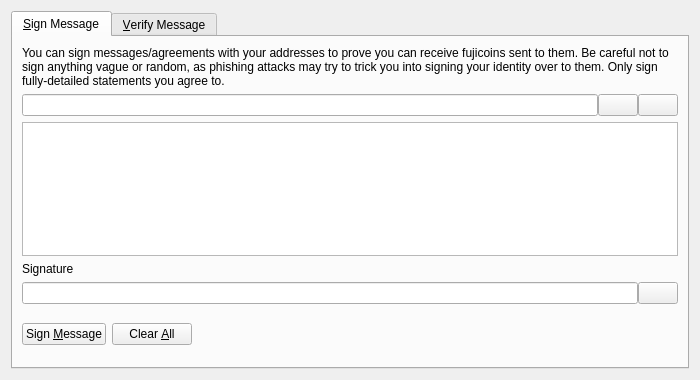
<?xml version="1.0" encoding="UTF-8"?>
<ui version="4.0">
 <class>SignVerifyMessageDialog</class>
 <widget class="QDialog" name="SignVerifyMessageDialog">
  <property name="geometry">
   <rect>
    <x>0</x>
    <y>0</y>
    <width>700</width>
    <height>380</height>
   </rect>
  </property>
  <property name="windowTitle">
   <string>Signatures - Sign / Verify a Message</string>
  </property>
  <property name="modal">
   <bool>true</bool>
  </property>
  <layout class="QVBoxLayout" name="verticalLayout">
   <item>
    <widget class="QTabWidget" name="tabWidget">
     <property name="currentIndex">
      <number>0</number>
     </property>
     <widget class="QWidget" name="tabSignMessage">
      <attribute name="title">
       <string>&amp;Sign Message</string>
      </attribute>
      <layout class="QVBoxLayout" name="verticalLayout_SM">
       <item>
        <widget class="QLabel" name="infoLabel_SM">
         <property name="text">
          <string>You can sign messages/agreements with your addresses to prove you can receive fujicoins sent to them. Be careful not to sign anything vague or random, as phishing attacks may try to trick you into signing your identity over to them. Only sign fully-detailed statements you agree to.</string>
         </property>
         <property name="textFormat">
          <enum>Qt::PlainText</enum>
         </property>
         <property name="wordWrap">
          <bool>true</bool>
         </property>
        </widget>
       </item>
       <item>
        <layout class="QHBoxLayout" name="horizontalLayout_1_SM">
         <property name="spacing">
          <number>0</number>
         </property>
         <item>
          <widget class="QValidatedLineEdit" name="addressIn_SM">
           <property name="toolTip">
            <string>The Fujicoin address to sign the message with</string>
           </property>
          </widget>
         </item>
         <item>
          <widget class="QPushButton" name="addressBookButton_SM">
           <property name="toolTip">
            <string>Choose previously used address</string>
           </property>
           <property name="text">
            <string/>
           </property>
           <property name="icon">
            <iconset resource="../fujicoin.qrc">
             <normaloff>:/icons/address-book</normaloff>:/icons/address-book</iconset>
           </property>
           <property name="shortcut">
            <string>Alt+A</string>
           </property>
           <property name="autoDefault">
            <bool>false</bool>
           </property>
          </widget>
         </item>
         <item>
          <widget class="QPushButton" name="pasteButton_SM">
           <property name="toolTip">
            <string>Paste address from clipboard</string>
           </property>
           <property name="text">
            <string/>
           </property>
           <property name="icon">
            <iconset resource="../fujicoin.qrc">
             <normaloff>:/icons/editpaste</normaloff>:/icons/editpaste</iconset>
           </property>
           <property name="shortcut">
            <string>Alt+P</string>
           </property>
           <property name="autoDefault">
            <bool>false</bool>
           </property>
          </widget>
         </item>
        </layout>
       </item>
       <item>
        <widget class="QPlainTextEdit" name="messageIn_SM">
         <property name="toolTip">
          <string>Enter the message you want to sign here</string>
         </property>
        </widget>
       </item>
       <item>
        <widget class="QLabel" name="signatureLabel_SM">
         <property name="text">
          <string>Signature</string>
         </property>
         <property name="textFormat">
          <enum>Qt::PlainText</enum>
         </property>
        </widget>
       </item>
       <item>
        <layout class="QHBoxLayout" name="horizontalLayout_2_SM">
         <property name="spacing">
          <number>0</number>
         </property>
         <item>
          <widget class="QLineEdit" name="signatureOut_SM">
           <property name="font">
            <font>
             <italic>true</italic>
            </font>
           </property>
           <property name="readOnly">
            <bool>true</bool>
           </property>
          </widget>
         </item>
         <item>
          <widget class="QPushButton" name="copySignatureButton_SM">
           <property name="toolTip">
            <string>Copy the current signature to the system clipboard</string>
           </property>
           <property name="text">
            <string/>
           </property>
           <property name="icon">
            <iconset resource="../fujicoin.qrc">
             <normaloff>:/icons/editcopy</normaloff>:/icons/editcopy</iconset>
           </property>
           <property name="autoDefault">
            <bool>false</bool>
           </property>
          </widget>
         </item>
        </layout>
       </item>
       <item>
        <layout class="QHBoxLayout" name="horizontalLayout_3_SM">
         <item>
          <widget class="QPushButton" name="signMessageButton_SM">
           <property name="toolTip">
            <string>Sign the message to prove you own this Fujicoin address</string>
           </property>
           <property name="text">
            <string>Sign &amp;Message</string>
           </property>
           <property name="icon">
            <iconset resource="../fujicoin.qrc">
             <normaloff>:/icons/edit</normaloff>:/icons/edit</iconset>
           </property>
           <property name="autoDefault">
            <bool>false</bool>
           </property>
          </widget>
         </item>
         <item>
          <widget class="QPushButton" name="clearButton_SM">
           <property name="toolTip">
            <string>Reset all sign message fields</string>
           </property>
           <property name="text">
            <string>Clear &amp;All</string>
           </property>
           <property name="icon">
            <iconset resource="../fujicoin.qrc">
             <normaloff>:/icons/remove</normaloff>:/icons/remove</iconset>
           </property>
           <property name="autoDefault">
            <bool>false</bool>
           </property>
          </widget>
         </item>
         <item>
          <spacer name="horizontalSpacer_1_SM">
           <property name="orientation">
            <enum>Qt::Horizontal</enum>
           </property>
           <property name="sizeHint" stdset="0">
            <size>
             <width>40</width>
             <height>48</height>
            </size>
           </property>
          </spacer>
         </item>
         <item>
          <widget class="QLabel" name="statusLabel_SM">
           <property name="font">
            <font>
             <weight>75</weight>
             <bold>true</bold>
            </font>
           </property>
           <property name="text">
            <string/>
           </property>
           <property name="wordWrap">
            <bool>true</bool>
           </property>
          </widget>
         </item>
         <item>
          <spacer name="horizontalSpacer_2_SM">
           <property name="orientation">
            <enum>Qt::Horizontal</enum>
           </property>
           <property name="sizeHint" stdset="0">
            <size>
             <width>40</width>
             <height>48</height>
            </size>
           </property>
          </spacer>
         </item>
        </layout>
       </item>
      </layout>
     </widget>
     <widget class="QWidget" name="tabVerifyMessage">
      <attribute name="title">
       <string>&amp;Verify Message</string>
      </attribute>
      <layout class="QVBoxLayout" name="verticalLayout_VM">
       <item>
        <widget class="QLabel" name="infoLabel_VM">
         <property name="text">
          <string>Enter the receiver's address, message (ensure you copy line breaks, spaces, tabs, etc. exactly) and signature below to verify the message. Be careful not to read more into the signature than what is in the signed message itself, to avoid being tricked by a man-in-the-middle attack. Note that this only proves the signing party receives with the address, it cannot prove sendership of any transaction!</string>
         </property>
         <property name="textFormat">
          <enum>Qt::PlainText</enum>
         </property>
         <property name="alignment">
          <set>Qt::AlignLeading|Qt::AlignLeft|Qt::AlignTop</set>
         </property>
         <property name="wordWrap">
          <bool>true</bool>
         </property>
        </widget>
       </item>
       <item>
        <layout class="QHBoxLayout" name="horizontalLayout_1_VM">
         <property name="spacing">
          <number>0</number>
         </property>
         <item>
          <widget class="QValidatedLineEdit" name="addressIn_VM">
           <property name="toolTip">
            <string>The Fujicoin address the message was signed with</string>
           </property>
          </widget>
         </item>
         <item>
          <widget class="QPushButton" name="addressBookButton_VM">
           <property name="toolTip">
            <string>Choose previously used address</string>
           </property>
           <property name="text">
            <string/>
           </property>
           <property name="icon">
            <iconset resource="../fujicoin.qrc">
             <normaloff>:/icons/address-book</normaloff>:/icons/address-book</iconset>
           </property>
           <property name="shortcut">
            <string>Alt+A</string>
           </property>
           <property name="autoDefault">
            <bool>false</bool>
           </property>
          </widget>
         </item>
        </layout>
       </item>
       <item>
        <widget class="QPlainTextEdit" name="messageIn_VM"/>
       </item>
       <item>
        <widget class="QValidatedLineEdit" name="signatureIn_VM"/>
       </item>
       <item>
        <layout class="QHBoxLayout" name="horizontalLayout_2_VM">
         <item>
          <widget class="QPushButton" name="verifyMessageButton_VM">
           <property name="toolTip">
            <string>Verify the message to ensure it was signed with the specified Fujicoin address</string>
           </property>
           <property name="text">
            <string>Verify &amp;Message</string>
           </property>
           <property name="icon">
            <iconset resource="../fujicoin.qrc">
             <normaloff>:/icons/transaction_0</normaloff>:/icons/transaction_0</iconset>
           </property>
           <property name="autoDefault">
            <bool>false</bool>
           </property>
          </widget>
         </item>
         <item>
          <widget class="QPushButton" name="clearButton_VM">
           <property name="toolTip">
            <string>Reset all verify message fields</string>
           </property>
           <property name="text">
            <string>Clear &amp;All</string>
           </property>
           <property name="icon">
            <iconset resource="../fujicoin.qrc">
             <normaloff>:/icons/remove</normaloff>:/icons/remove</iconset>
           </property>
           <property name="autoDefault">
            <bool>false</bool>
           </property>
          </widget>
         </item>
         <item>
          <spacer name="horizontalSpacer_1_VM">
           <property name="orientation">
            <enum>Qt::Horizontal</enum>
           </property>
           <property name="sizeHint" stdset="0">
            <size>
             <width>40</width>
             <height>48</height>
            </size>
           </property>
          </spacer>
         </item>
         <item>
          <widget class="QLabel" name="statusLabel_VM">
           <property name="font">
            <font>
             <weight>75</weight>
             <bold>true</bold>
            </font>
           </property>
           <property name="text">
            <string/>
           </property>
           <property name="wordWrap">
            <bool>true</bool>
           </property>
          </widget>
         </item>
         <item>
          <spacer name="horizontalSpacer_2_VM">
           <property name="orientation">
            <enum>Qt::Horizontal</enum>
           </property>
           <property name="sizeHint" stdset="0">
            <size>
             <width>40</width>
             <height>48</height>
            </size>
           </property>
          </spacer>
         </item>
        </layout>
       </item>
      </layout>
     </widget>
    </widget>
   </item>
  </layout>
 </widget>
 <customwidgets>
  <customwidget>
   <class>QValidatedLineEdit</class>
   <extends>QLineEdit</extends>
   <header>qvalidatedlineedit.h</header>
  </customwidget>
 </customwidgets>
 <resources>
  <include location="../fujicoin.qrc"/>
 </resources>
 <connections/>
</ui>
